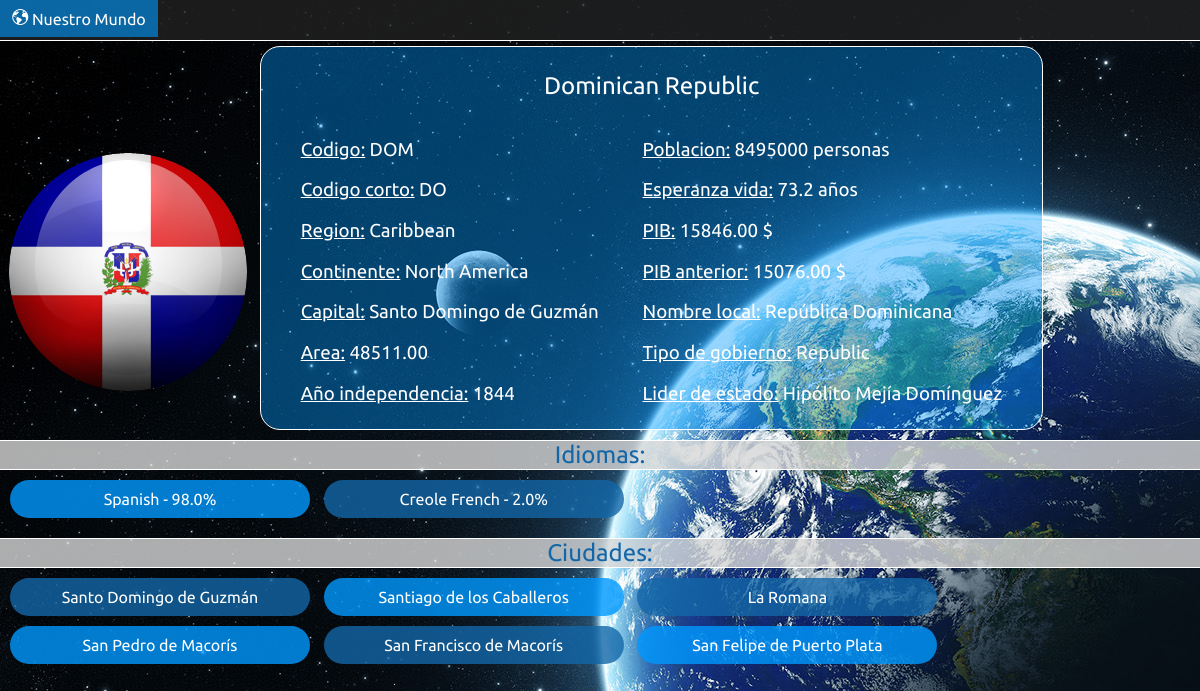
The app's page /nuestromundo/DOM/ with its own data.
### NuestroMundo/models.py (models this page shows, shortened)
class Pais(models.Model):
    codigo = models.CharField(max_length=3)
    nombre = models.CharField(max_length=60)
    continente = models.CharField(max_length=60)
    region = models.CharField(max_length=40)
    area = models.DecimalField(max_digits=22, decimal_places=2)
    independencia = models.IntegerField(default=1948)
    poblacion = models.IntegerField(default=1000000)
    esperanza_vida = models.DecimalField(max_digits=3, decimal_places=1)
    PIB = models.DecimalField(max_digits=18, decimal_places=2)
    PIB_anterior = models.DecimalField(max_digits=18, decimal_places=2)
    nombre_local = models.CharField(max_length=60)
    tipo_gobierno = models.CharField(max_length=80)
    lider_estado = models.CharField(max_length=60)
    capital = models.IntegerField()
    codigo_corto = models.CharField(max_length=2)

class Ciudad(models.Model):
    nombre = models.CharField(max_length=60)
    codigo_pais = models.CharField(max_length=3)
    distrito = models.CharField(max_length=60)
    poblacion = models.IntegerField(default=10000)
    def __str__(self):
        return self.nombre

class Idioma_Pais(models.Model):
    codigo_pais = models.CharField(max_length=3)
    idioma = models.CharField(max_length=40)
    porcentaje = models.DecimalField(max_digits=3, decimal_places=1)

### NuestroMundo/views.py (the view)
# urls.py: url(r'^(?P<nombre_pais>[A-Z|a-z]+)/$', views.pais, name='paises'),
def pais(request, nombre_pais):
    pais = Pais.objects.get(codigo=nombre_pais)
    ciudades = Ciudad.objects.filter(codigo_pais=nombre_pais)
    capital = Ciudad.objects.get(pk=pais.capital)
    idiomas_pais = Idioma_Pais.objects.filter(codigo_pais=pais.codigo)
    context = {'pais' : pais, 'ciudades' : ciudades, 'capital' : capital, 'idiomas_pais' : idiomas_pais}
    return render(request, 'nuestromundo/pais.html', context)

### NuestroMundo/templates/NuestroMundo/pais.html (shortened to what this page needs)
{% load staticfiles %}
<head>
    <link rel="stylesheet" type="text/css" href="{% static 'NuestroMundo/style/estilo.css' %}" />
    <link rel="stylesheet" type="text/css" href="{% static 'NuestroMundo/style/mundo.css' %}" />
    <link rel="stylesheet" type="text/css" href="{% static 'NuestroMundo/style/pais.css' %}" />
</head>
<div class="barra-controles">
    <a href="{% url 'NuestroMundo:index' %}">
        <div class="control">
            <p class="icono-control"></p>
            <p class="titulo-control">Nuestro Mundo</p>
        </div>
    </a>
</div>
<img src= "{% static "NuestroMundo/images/banderas/" %}{{ pais.codigo_corto }}.png" />
<div class="informacion">
    <h2>{{ pais.nombre }}</h2>
    <div class="columna">
        <h3><u>Codigo:</u> {{ pais.codigo }}</h3>
        <h3><u>Codigo corto:</u> {{ pais.codigo_corto }}</h3>
        <h3><u>Region:</u> {{ pais.region }}</h3>
        <h3><u>Continente:</u> {{ pais.continente }}</h3>
        <h3><u>Capital:</u> {{ capital }}</h3>
        <h3><u>Area:</u> {{ pais.area }}</h3>
        <h3><u>Año independencia:</u> {{ pais.independencia }}</h3>
    </div>
    <div class="columna">
        <h3><u>Poblacion:</u> {{ pais.poblacion }} personas</h3>
        <h3><u>Esperanza vida:</u> {{ pais.esperanza_vida }} años</h3>
        <h3><u>PIB:</u> {{ pais.PIB }} $</h3>
        <h3><u>PIB anterior:</u> {{ pais.PIB_anterior }} $</h3>
        <h3><u>Nombre local:</u> {{ pais.nombre_local }}</h3>
        <h3><u>Tipo de gobierno:</u> {{ pais.tipo_gobierno }}</h3>
        <h3><u>Lider de estado:</u> {{ pais.lider_estado }}</h3>
    </div>
</div>
<p class="titulo-seccion">Idiomas:</p>
{% if idiomas_pais %}
    {% for idioma in idiomas_pais %}
        <a href="{% url 'NuestroMundo:idiomas' idioma.idioma %}" class="idioma">{{ idioma.idioma }} - {{ idioma.porcentaje }}%</a>
    {% endfor %}
{% else %}
	<p class="error">No hay idiomas en este pais D:</p>
{% endif %}
<p class="titulo-seccion">Ciudades:</p>
{% if ciudades %}
    {% for ciudad in ciudades %}
        <a href="{% url 'NuestroMundo:ciudades' ciudad.id %}" class="ciudad">{{ ciudad.nombre }}</a>
    {% endfor %}
{% else %}
	<p class="error">No hay ciudades en este pais D:</p>
{% endif %}

### NuestroMundo/static/NuestroMundo/style/estilo.css (style rules this page uses)
h1, h2, h3, h4, h5, h6 { font-weight: normal; }
a { color: #fff; text-decoration: none; }
.barra-controles { background: rgb(34, 34, 34); background: rgba(34, 34, 34, 0.8); border-bottom: 1px solid #fff; height: 40px; margin: 0; width: 100%; }
.control { background: rgb(0, 153, 255); background: rgba(0, 153, 255, 0.6); cursor: pointer; display: inline-block; margin: 0; padding: 9px; text-align: center; width: 140px; }
.icono-control, .titulo-control { color: #fff; display: inline-block; margin: 0; }
.icono-control { font-family: "mdl2"; }

### NuestroMundo/static/NuestroMundo/style/mundo.css (style rules this page uses)
.informacion { background: rgb(0, 153, 255); background: rgba(0, 153, 255, 0.4); border: 1px solid #fff; border-radius: 20px; display: inline-block; margin-top: 5px; padding: 5px 20px; }
h2 { text-align: center; }
.informacion .columna { display: inline-block; margin: 0 20px; }
.titulo-seccion { background: rgb(216, 216, 216); background: rgba(216, 216, 216, 0.8); border: 1px solid #fff; border-left: 0; border-right: 0; color: #1367a8; font-size: 24px; margin: 10px 0; text-align: center; }

### NuestroMundo/static/NuestroMundo/style/pais.css (style rules this page uses)
.ciudad, .idioma { background: rgb(19, 103, 168); background: rgba(19, 103, 168, 0.8); border-radius: 20px; display: inline-block; margin-bottom: 10px; margin-left: 10px; padding: 10px 0; text-align: center; width: 300px; }
.ciudad:nth-child(odd), .idioma:nth-child(odd) { background: rgb(0, 153, 255); background: rgba(0, 153, 255, 0.8); }

### records on screen
Pais: nombre "Dominican Republic", codigo "DOM", codigo_corto "DO", region "Caribbean", continente "North America", area "48511.00", independencia "1844", poblacion "8495000", esperanza_vida "73.2", PIB "15846.00", PIB_anterior "15076.00", nombre_local "República Dominicana", tipo_gobierno "Republic", lider_estado "Hipólito Mejía Domínguez"
Ciudad: nombre "Santo Domingo de Guzmán"
Idioma_Pais: idioma "Spanish", porcentaje "98.0"
Idioma_Pais: idioma "Creole French", porcentaje "2.0"
Ciudad: nombre "Santiago de los Caballeros"
Ciudad: nombre "La Romana"
Ciudad: nombre "San Pedro de Macorís"
Ciudad: nombre "San Francisco de Macorís"
Ciudad: nombre "San Felipe de Puerto Plata"
